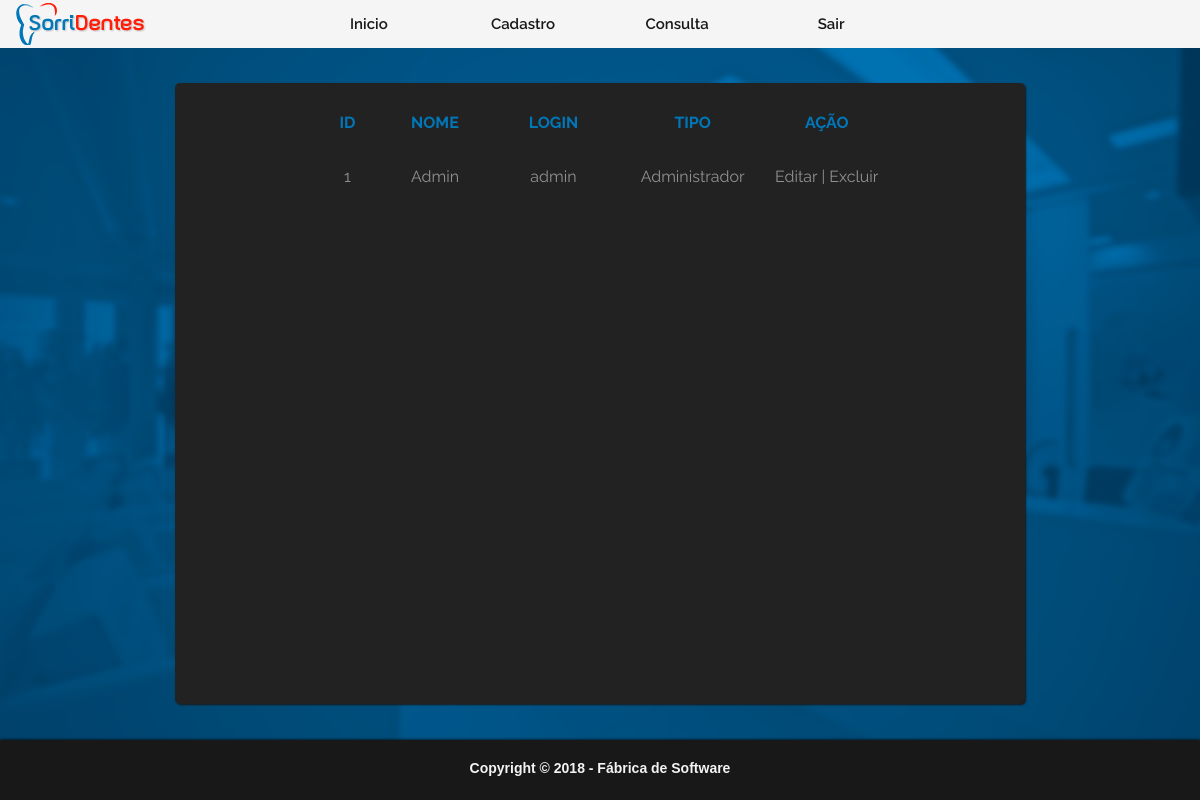
The app's page /Usuario/TelaUsuarioTable.php (signed in) with its own data.
### tables this page shows
CREATE TABLE USUARIO(
	IDUSUARIO INT PRIMARY KEY AUTO_INCREMENT,
	NOME VARCHAR(50) NOT NULL,
	LOGIN VARCHAR(50) NOT NULL UNIQUE,
	SENHA VARCHAR(32) NOT NULL,
	TIPOUSUARIO VARCHAR(13) NOT NULL
);

### BancoDeDados/Conexao_Banco_ClinicaSorridentes.php.inc (called while the page is built, shortened)
<?php
abstract class ConexaoDB {
    public $servidor = "localhost";
    public $usuario = "root";
    public $senha = "";
    public function conecta(){
    $this ->conexao = mysqli_connect($this->servidor,$this->usuario,$this->senha)
            or die ($this->trataErro(__FILE__,__FUNCTION__, mysqli_errno(), mysqli_error(), TRUE));
   }
}

### util/daoGenerico.php (called while the page is built, shortened)
<?php
require_once '../BancoDeDados/Conexao_Banco_ClinicaSorridentes.php.inc';
class daoGenerico extends ConexaoDB {
    public function retornaTudo($objeto){
       $sql = "SELECT * FROM ".$objeto->tabela;
       return $this->executaSQL($sql);
   }
   public function executaSQL($sql=null){
       if ($sql != null){
           $query = mysqli_query($this->conexao, $sql) or $this->trataErro(__FILE__,__FUNCTION__);
           $this->linhaAfetada = mysqli_affected_rows($this->conexao);
           if(substr(trim(strtolower($sql)),0,6)=='select'){
               $this->dataset = $query;
               return $query;
           }else{
               return $this->linhaAfetada;
           }
       }
   }
   public function retornaDados($tipo=null){
       switch(strtolower($tipo)){
           case "object":
               return mysqli_fetch_object($this->dataset);
               break;
       }
   }
}

### Usuario/TelaUsuarioTable.php (the view, shortened to what this page needs)
<?php
$usuario = new Usuario();
$usuario->retornaTudo($usuario);
?>
<html lang="pt-br">
    <head>
    <link rel="stylesheet" type="text/css" href="../css/style.css">
    <link rel="stylesheet" type="text/css" href="../css/tabela.css">
    <link rel="stylesheet" href="https://cdnjs.cloudflare.com/ajax/libs/font-awesome/4.7.0/css/font-awesome.min.css">
    </head>
    <body ondragstart="return false;">
    <header id="topo">
    <div id="right"><img src="../img/cct.png"></div>
    <nav class="menu" id="menu">
        <ul>
            <li><a href="../Telas/Home.php">Inicio</a></li>
            <li><a href="#">Cadastro</a>
            </li>
            <li><a href="#">Consulta</a>
            </li>
            <li><a href="../Login/Sair.php">Sair</a></li>
        </ul>
    </nav>
    </header>
<div class="centro">
    <div class="conteudo">
      <table>
        <thead>
          <tr class="titulo-table">
            <th class="column1">Id</th>
            <th class="column2">Nome</th>
            <th class="column3">Login</th>
            <th class="column4">Tipo</th>
            <th class="column5">Ação</th>
          </tr>
        </thead>
        <tbody>
            <?php while ($dado = $usuario->retornaDados("object"))  { ?>
          <tr class="tabela">
            <td><?php echo $dado->IDUSUARIO ?></td>
            <td><?php echo $dado->NOME ?></td>
            <td><?php echo $dado->LOGIN ?></td>
            <td><?php echo $dado->TIPOUSUARIO ?></td>
            <td class="column5"><a href="../Telas/TelaAtualizarUsuario.php?usuario=<?php echo $dado->IDUSUARIO; ?>">Editar</a>
                <a href="" id="separador">|</a>
                <a href="javascript: if(confirm('Deseja realmente deletar o paciente <?php echo $dado->NOME; ?> ?'))
                    location.href='RemoveUsuario.php?usuario=<?php echo $dado->IDUSUARIO; ?>';">Excluir</a>
                </td>
          </tr>
          </tbody>
         <?php } ?>
    </table>
  </div>
</div>
    <footer>
        <h1>Copyright &copy 2018 - Fábrica de Software</h1>
    </footer>
</html>

### css/style.css (style rules this page uses)
* { padding: 0; margin: 0; }
body,html { width: 100%; height: 100%; overflow-y: auto; overflow-x: hidden; background-image: url(../img/fundo.png); background-repeat: no-repeat; background-size: cover; background-attachment: fixed; }
#right { position: absolute; }
.menu { width: 100%; max-height: 48px; background: #f5f5f5; font-family: 'Raleway', sans-serif; z-index: 1; }
.menu ul { z-index: 1; list-style: none; position: relative; text-align: center; }
.menu ul li { width: 150px; display: inline-block; }
.menu a { padding: 15px; display: block; max-height: 48px; text-decoration: none; text-align: center; color: #181818; background: #f5f5f5; font-family: 'Raleway', sans-serif; font-weight: 600!important; font-size: 15px !important; }
footer { background: #181818; width: 100%; min-height: 60px; float: left; position:absolute; left: 0; bottom:0; box-shadow: 0 0 3px #000; }
footer h1 { font-family: 'Montserrat', sans-serif !important; font-size: 14px !important; color: #f3f3f3; text-align: center; margin-top: 20px; cursor: pointer; user-select: none; }

### css/tabela.css (style rules this page uses)
.centro { position: relative; height: calc(100% - 110px); width: 100%; padding: 30px auto; box-sizing: border-box; }
.conteudo { position: absolute; top: 0; bottom: 0; left: 0; right: 0; margin: auto; text-align: center; font-family: 'Raleway', sans-serif !important; border-radius: 5px; background: #222222; color: #fff; box-shadow: 1px 1px 2px #181818; width: 850px; max-width: 90%; height: 90%; overflow-y: auto; line-height: 0; }
table { border-collapse: separate; border-spacing: 10px; }
.conteudo th { padding: 25px 0; }
.conteudo .titulo-table { color: #0077b8; text-transform: uppercase; white-space: nowrap; line-height: 0; }
.column1 { width: 10%; }
.column2 { width: 20%; }
.column3 { width: 22%; }
.column4 { width: 28%; }
.column5 { width: 20%; }
.conteudo table { border: 1px #181818; padding: 5px; margin: 0 auto; text-align: center; user-select: none; white-space: nowrap; }
.conteudo tr { color: #909090; }
.conteudo tr td { padding: 9px 0; }
.conteudo .tabela td a { text-decoration: none; color: inherit; user-select: none; }
#separador { user-select: none; }

### records on screen
usuario: IDUSUARIO "1", NOME "Admin", LOGIN "admin", TIPOUSUARIO "Administrador"
